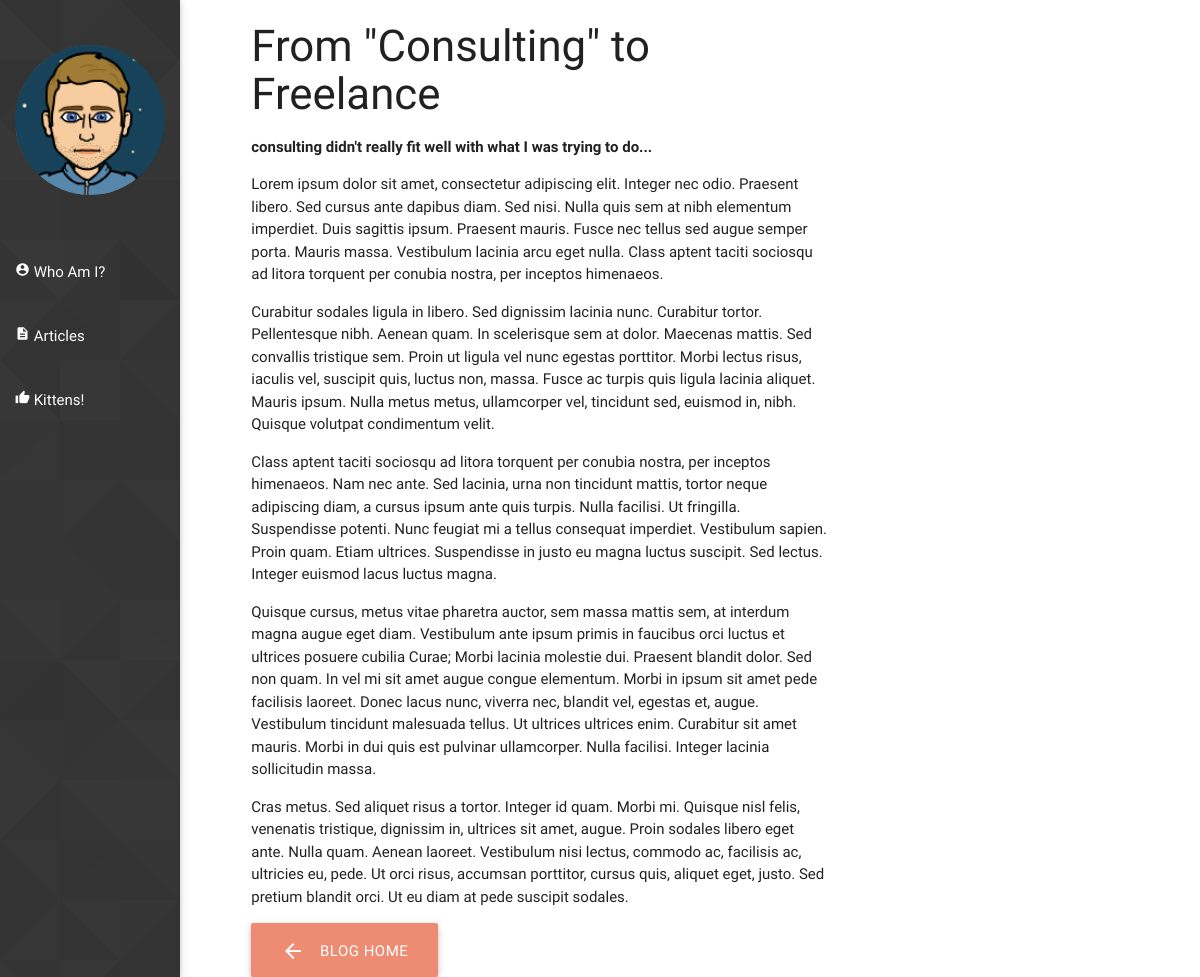
Page /blog/3/ on the committed database.
### blog/models.py (models this page shows, shortened)
class Article(models.Model):
    title = models.CharField(max_length=50)
    headline = models.CharField(max_length=150)
    created = models.DateField(auto_now_add=True)
    body = models.TextField()
    tags = models.ManyToManyField(Tag)
    public = models.BooleanField(default=True)

### blog/views.py (the view)
# urls.py: url(r'^(?P<pk>\d+)/$', BlogArticleView.as_view(), name="blog-article"),
class BlogArticleView(DetailView):
    template_name = "blog_article.html"
    model = Article

### blog/templates/blog_article.html (shortened to what this page needs)
{% extends "_blog_base.html" %}
{% load staticfiles %}
{% block blog_body %}
  <article class="col s12 m8">
    <h3>{{article.title}}</h3>
    <p><b>{{article.headline}}</b></p>
    <p>{{article.body|safe}}</p>
    <a class="waves-effect waves-light btn-large" href="{% url 'blog-home' %}">
      <i class="material-icons left" >arrow_back</i>Blog Home
    </a>
  </article>
{% endblock %}

### rows in the picture
Article: title "From \"Consulting\" to Freelance", headline "consulting didn't really fit well with what I was trying to do...", body "Lorem ipsum dolor sit amet, consectetur adipiscing elit. Integer nec odio. Praesent libero. Sed cursus ante dapibus diam. Sed nisi. Nulla quis sem at nibh elementum imperdiet. Duis sagittis ipsum. Praesent mauris. Fusce nec tellus sed augue semper porta. Mauris massa. Vestibulum lacinia arcu eget nulla. Class aptent taciti sociosqu ad litora torquent per conubia nostra, per inceptos himenaeos. Curabitur sodales ligula in libero. Sed dignissim lacinia nunc. Curabitur tortor. Pellentesque nibh. Aenean quam. In scelerisque sem at dolor. Maecenas mattis. Sed convallis tristique sem. Proin ut ligula vel nunc egestas porttitor. Morbi lectus risus, iaculis vel, suscipit quis, luctus non, massa.…"
